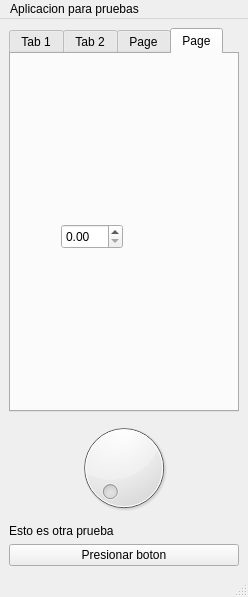
<?xml version="1.0" encoding="UTF-8"?>
<ui version="4.0">
 <class>MainWindow</class>
 <widget class="QMainWindow" name="MainWindow">
  <property name="geometry">
   <rect>
    <x>0</x>
    <y>0</y>
    <width>248</width>
    <height>597</height>
   </rect>
  </property>
  <property name="windowTitle">
   <string>MainWindow</string>
  </property>
  <widget class="QWidget" name="centralwidget">
   <layout class="QVBoxLayout" name="verticalLayout">
    <item>
     <widget class="QTabWidget" name="tabWidget">
      <property name="currentIndex">
       <number>3</number>
      </property>
      <widget class="QWidget" name="tab">
       <attribute name="title">
        <string>Tab 1</string>
       </attribute>
       <widget class="QSlider" name="verticalSlider">
        <property name="geometry">
         <rect>
          <x>80</x>
          <y>150</y>
          <width>16</width>
          <height>160</height>
         </rect>
        </property>
        <property name="orientation">
         <enum>Qt::Vertical</enum>
        </property>
       </widget>
      </widget>
      <widget class="QWidget" name="tab_2">
       <attribute name="title">
        <string>Tab 2</string>
       </attribute>
       <widget class="QScrollBar" name="verticalScrollBar">
        <property name="geometry">
         <rect>
          <x>100</x>
          <y>120</y>
          <width>16</width>
          <height>160</height>
         </rect>
        </property>
        <property name="orientation">
         <enum>Qt::Vertical</enum>
        </property>
       </widget>
      </widget>
      <widget class="QWidget" name="tab_3">
       <attribute name="title">
        <string>Page</string>
       </attribute>
       <widget class="QDateTimeEdit" name="dateTimeEdit">
        <property name="geometry">
         <rect>
          <x>10</x>
          <y>190</y>
          <width>194</width>
          <height>25</height>
         </rect>
        </property>
       </widget>
      </widget>
      <widget class="QWidget" name="tab_4">
       <attribute name="title">
        <string>Page</string>
       </attribute>
       <widget class="QDoubleSpinBox" name="doubleSpinBox">
        <property name="geometry">
         <rect>
          <x>50</x>
          <y>170</y>
          <width>62</width>
          <height>25</height>
         </rect>
        </property>
       </widget>
      </widget>
     </widget>
    </item>
    <item>
     <widget class="QDial" name="dial"/>
    </item>
    <item>
     <widget class="QLabel" name="label">
      <property name="text">
       <string>Esto es otra prueba</string>
      </property>
     </widget>
    </item>
    <item>
     <widget class="QPushButton" name="pushButton">
      <property name="text">
       <string>Presionar boton</string>
      </property>
     </widget>
    </item>
   </layout>
  </widget>
  <widget class="QMenuBar" name="menubar">
   <property name="geometry">
    <rect>
     <x>0</x>
     <y>0</y>
     <width>248</width>
     <height>21</height>
    </rect>
   </property>
   <widget class="QMenu" name="menuAplicacion_para_pruebas">
    <property name="title">
     <string>Aplicacion para pruebas</string>
    </property>
   </widget>
   <addaction name="menuAplicacion_para_pruebas"/>
  </widget>
  <widget class="QStatusBar" name="statusbar"/>
 </widget>
 <resources/>
 <connections/>
</ui>
